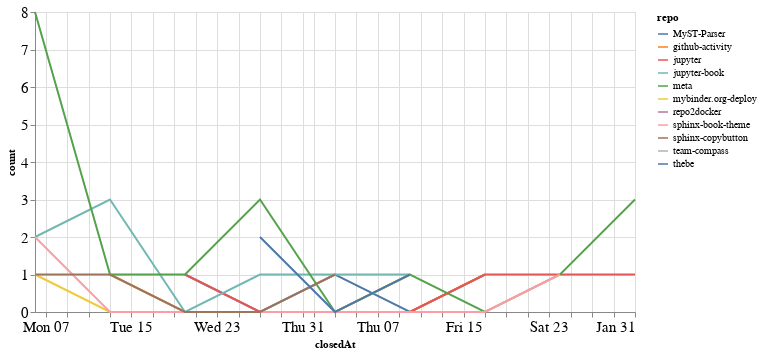

Notebook cell for this chart:
### Code cell
closed_by_time = closed_by.groupby('repo').resample('W', on='closedAt').count()['author'].reset_index()
closed_by_time = closed_by_time.rename(columns={'author': 'count'})

alt.Chart(closed_by_time, width=600).mark_line().encode(
    x='closedAt',
    y='count',
    color='repo',
    tooltip="repo"
)

### Figure 1 — Vega-Lite specification as saved in the notebook (floating-point values rounded to 4 significant figures)
{"config": {"axisLeft": {"labelFontSize": 15}, "axisBottom": {"labelFontSize": 15}}, "data": {"name": "data-304d7669dc11f8597ebdcbe1f3607ef9"}, "mark": "line", "encoding": {"color": {"type": "nominal", "field": "repo"}, "tooltip": {"type": "nominal", "field": "repo"}, "x": {"type": "temporal", "field": "closedAt"}, "y": {"type": "quantitative", "field": "count"}}, "width": 600, "$schema": "https://vega.github.io/schema/vega-lite/v4.8.1.json", "datasets": {"data-304d7669dc11f8597ebdcbe1f3607ef9": [{"repo": "MyST-Parser", "closedAt": "2020-12-20T00:00:00", "count": 1}, {"repo": "MyST-Parser", "closedAt": "2020-12-27T00:00:00", "count": 0}, {"repo": "MyST-Parser", "closedAt": "2021-01-03T00:00:00", "count": 1}, {"repo": "MyST-Parser", "closedAt": "2021-01-10T00:00:00", "count": 0}, {"repo": "MyST-Parser", "closedAt": "2021-01-17T00:00:00", "count": 1}, {"repo": "github-activity", "closedAt": "2020-12-13T00:00:00", "count": 1}, {"repo": "github-activity", "closedAt": "2020-12-20T00:00:00", "count": 0}, {"repo": "github-activity", "closedAt": "2020-12-27T00:00:00", "count": 0}, {"repo": "github-activity", "closedAt": "2021-01-03T00:00:00", "count": 0}, {"repo": "github-activity", "closedAt": "2021-01-10T00:00:00", "count": 0}, {"repo": "github-activity", "closedAt": "2021-01-17T00:00:00", "count": 1}, {"repo": "jupyter", "closedAt": "2020-12-20T00:00:00", "count": 1}, {"repo": "jupyter", "closedAt": "2020-12-27T00:00:00", "count": 0}, {"repo": "jupyter", "closedAt": "2021-01-03T00:00:00", "count": 0}, {"repo": "jupyter", "closedAt": "2021-01-10T00:00:00", "count": 0}, {"repo": "jupyter", "closedAt": "2021-01-17T00:00:00", "count": 1}, {"repo": "jupyter", "closedAt": "2021-01-24T00:00:00", "count": 1}, {"repo": "jupyter", "closedAt": "2021-01-31T00:00:00", "count": 1}, {"repo": "jupyter-book", "closedAt": "2020-12-06T00:00:00", "count": 2}, {"repo": "jupyter-book", "closedAt": "2020-12-13T00:00:00", "count": 3}, {"repo": "jupyter-book", "closedAt": "2020-12-20T00:00:00", "count": 0}, {"repo": "jupyter-book", "closedAt": "2020-12-27T00:00:00", "count": 1}, {"repo": "jupyter-book", "closedAt": "2021-01-03T00:00:00", "count": 1}, {"repo": "jupyter-book", "closedAt": "2021-01-10T00:00:00", "count": 1}, {"repo": "meta", "closedAt": "2020-12-06T00:00:00", "count": 8}, {"repo": "meta", "closedAt": "2020-12-13T00:00:00", "count": 1}, {"repo": "meta", "closedAt": "2020-12-20T00:00:00", "count": 1}, {"repo": "meta", "closedAt": "2020-12-27T00:00:00", "count": 3}, {"repo": "meta", "closedAt": "2021-01-03T00:00:00", "count": 0}, {"repo": "meta", "closedAt": "2021-01-10T00:00:00", "count": 1}, {"repo": "meta", "closedAt": "2021-01-17T00:00:00", "count": 0}, {"repo": "meta", "closedAt": "2021-01-24T00:00:00", "count": 1}, {"repo": "meta", "closedAt": "2021-01-31T00:00:00", "count": 3}, {"repo": "mybinder.org-deploy", "closedAt": "2020-12-06T00:00:00", "count": 1}, {"repo": "mybinder.org-deploy", "closedAt": "2020-12-13T00:00:00", "count": 0}, {"repo": "mybinder.org-deploy", "closedAt": "2020-12-20T00:00:00", "count": 0}, {"repo": "mybinder.org-deploy", "closedAt": "2020-12-27T00:00:00", "count": 0}, {"repo": "mybinder.org-deploy", "closedAt": "2021-01-03T00:00:00", "count": 0}, {"repo": "mybinder.org-deploy", "closedAt": "2021-01-10T00:00:00", "count": 1}, {"repo": "repo2docker", "closedAt": "2021-01-24T00:00:00", "count": 1}, {"repo": "sphinx-book-theme", "closedAt": "2020-12-06T00:00:00", "count": 2}, {"repo": "sphinx-book-theme", "closedAt": "2020-12-13T00:00:00", "count": 0}, {"repo": "sphinx-book-theme", "closedAt": "2020-12-20T00:00:00", "count": 0}, {"repo": "sphinx-book-theme", "closedAt": "2020-12-27T00:00:00", "count": 0}, {"repo": "sphinx-book-theme", "closedAt": "2021-01-03T00:00:00", "count": 0}, {"repo": "sphinx-book-theme", "closedAt": "2021-01-10T00:00:00", "count": 0}, {"repo": "sphinx-book-theme", "closedAt": "2021-01-17T00:00:00", "count": 0}, {"repo": "sphinx-book-theme", "closedAt": "2021-01-24T00:00:00", "count": 1}, {"repo": "sphinx-copybutton", "closedAt": "2020-12-06T00:00:00", "count": 1}, {"repo": "sphinx-copybutton", "closedAt": "2020-12-13T00:00:00", "count": 1}, {"repo": "sphinx-copybutton", "closedAt": "2020-12-20T00:00:00", "count": 0}, {"repo": "sphinx-copybutton", "closedAt": "2020-12-27T00:00:00", "count": 0}, {"repo": "sphinx-copybutton", "closedAt": "2021-01-03T00:00:00", "count": 1}, {"repo": "team-compass", "closedAt": "2020-12-20T00:00:00", "count": 1}, {"repo": "thebe", "closedAt": "2020-12-27T00:00:00", "count": 2}, {"repo": "thebe", "closedAt": "2021-01-03T00:00:00", "count": 0}, {"repo": "thebe", "closedAt": "2021-01-10T00:00:00", "count": 1}]}}
